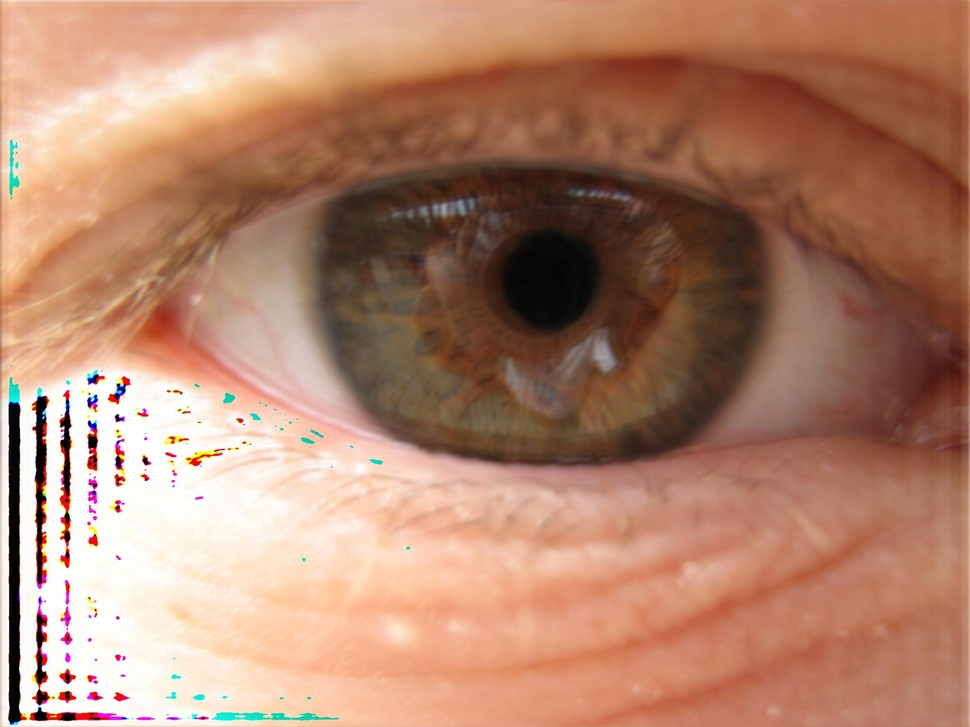
#> input picture images/fpm_artificial/upsampled.jpg, 970 x 727 px, shrunk from 4096 x 3072 before the run
$ python ft.py
#> lines starting #> are read from the running program, lines starting #| are printed output that depends on the picture
# This shall display the Fourier transform of an image. BUT IN COLOUR BITCHES
# FIRST al the declarations...
imageName = "images/fpm_artificial/upsampled.jpg"

import numpy, Image, pylab, matplotlib.cm as cm

# the circular_mask was copied from http://stackoverflow.com/questions/18352973/mask-a-circular-sector-in-a-numpy-array
def circular_mask(shape,centre,radius):
    """
    Return a boolean mask for a circular sector. The start/stop angles in
    `angle_range` should be given in clockwise order.
    """
    angle_range = [0,360]

    x,y = numpy.ogrid[:shape[0],:shape[1]]
    cx,cy = centre
    tmin,tmax = numpy.deg2rad(angle_range)

    # ensure stop angle > start angle
    if tmax < tmin:
            tmax += 2*numpy.pi

    # convert cartesian --> polar coordinates
    r2 = (x-cx)*(x-cx) + (y-cy)*(y-cy)
    theta = numpy.arctan2(x-cx,y-cy) - tmin

    # wrap angles between 0 and 2*pi
    theta %= (2*numpy.pi)

    # circular mask
    circmask = r2 <= radius*radius

    # angular mask
    anglemask = theta <= (tmax-tmin)

    return circmask*anglemask

# Now we begin the fun...
im = Image.open(imageName)	# full colour yo
#> im is the input picture: PIL image 970x727 RGB; mean R, G, B 178, 132.3, 109.4

# we display the source image first..
pylab.figure()
pylab.imshow(im)

image = numpy.array(im)		# convert to numpy array
final_image = numpy.zeros(image.shape)	# empty array for our final image

image_ft = numpy.zeros(image.shape)

## Hear ye hear ye, this is for splitting shit up into RGB components and then performing individual operations on them yo
# now we split the image into it's red, green and blue arrays
for i in range(0, image.shape[2]):				# for some reason if you put range(0,2) it screws the colours up. WHY
  channel = image[:,:,i]					# split out the channel
  f = numpy.fft.fftshift(numpy.fft.fft2(channel))		# find 2D FFT
  # print(image_ft.shape)
  # now you can perform some shit on the fourier transform ..
  # this section chops out a section and displays the modified file
  # first the center coordinates..
  cx = image.shape[0]/2
  cy = image.shape[1]/2
  radius = 100

  mask = circular_mask(image.shape, (cx - 100, cy), radius)
  # f[~mask] = 0						# chop out circular section
  # psd = numpy.abs(f)					# could be either, assuming the transforms are hte same for each chan

  # now we find the inverses and stitch them together
  final_image[:,:,i] = numpy.fft.ifft2(numpy.fft.fftshift(f))
#> this loop made 3 passes
#> pass 1, `channel = image[:,:,i]`:
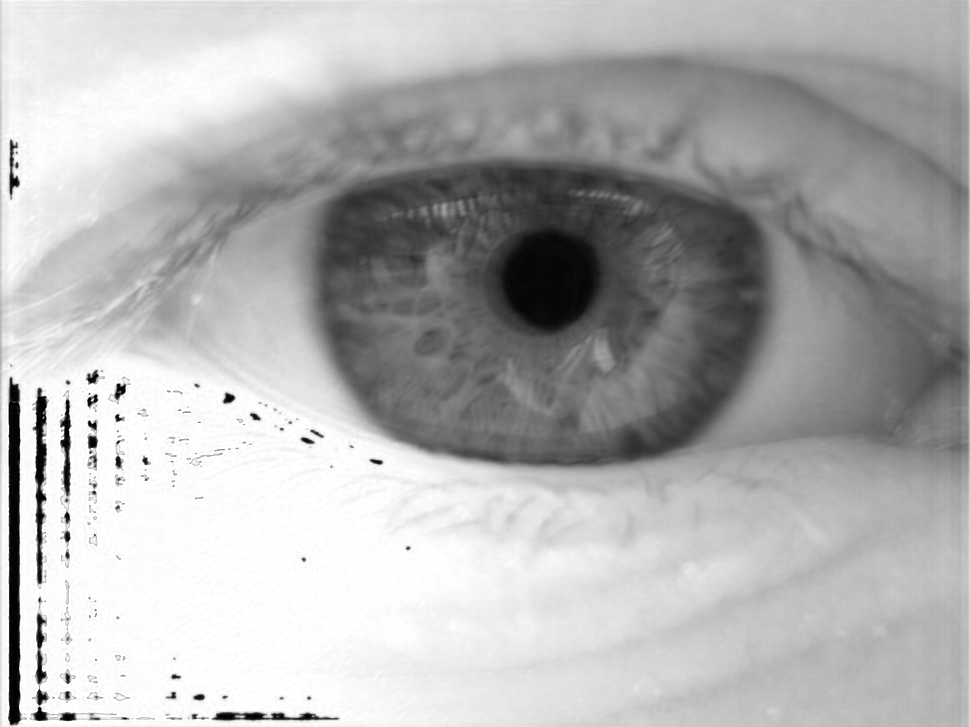
#> channel: shape (727, 970); min 0, max 255, mean 178
#> pass 2, `channel = image[:,:,i]`:
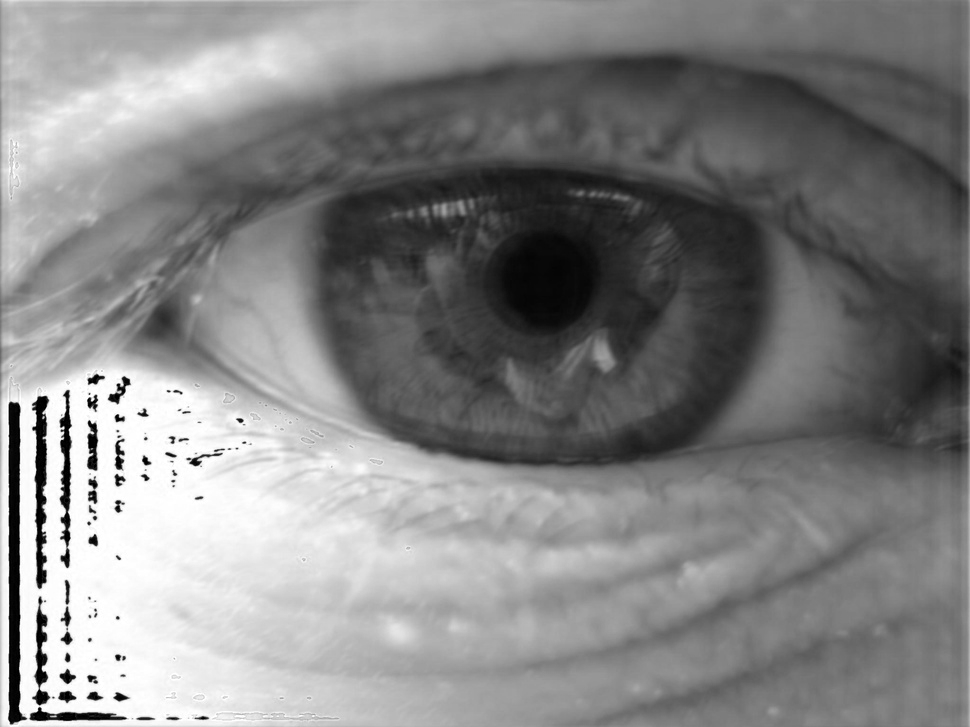
#> channel: shape (727, 970); min 0, max 255, mean 132.3
#> pass 3, `channel = image[:,:,i]`:
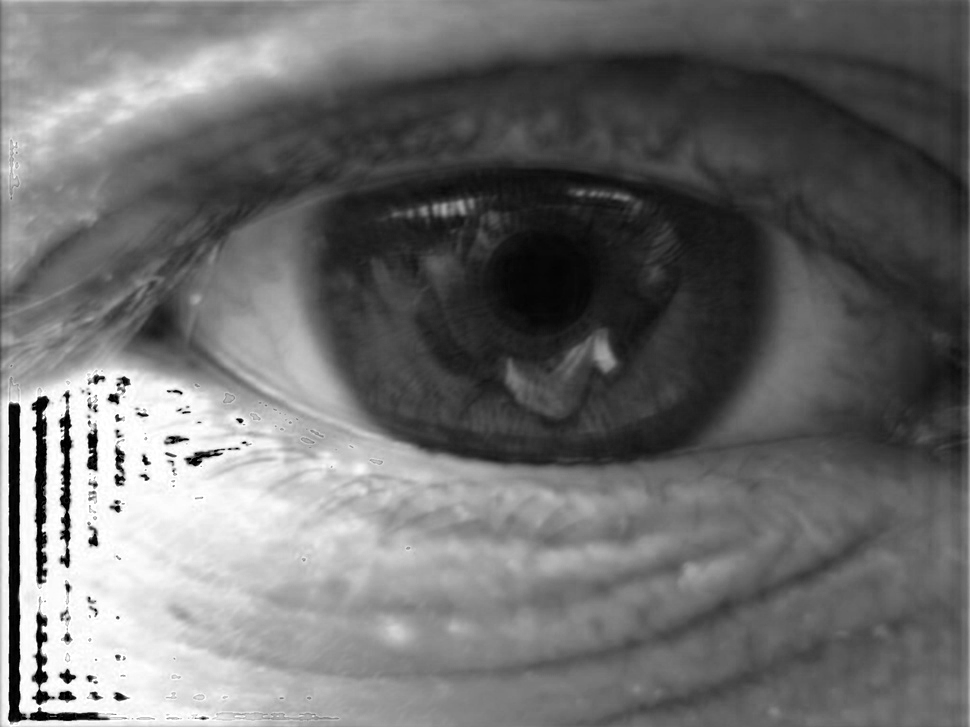
#> channel: shape (727, 970); min 0, max 255, mean 109.4
#> after the loop:
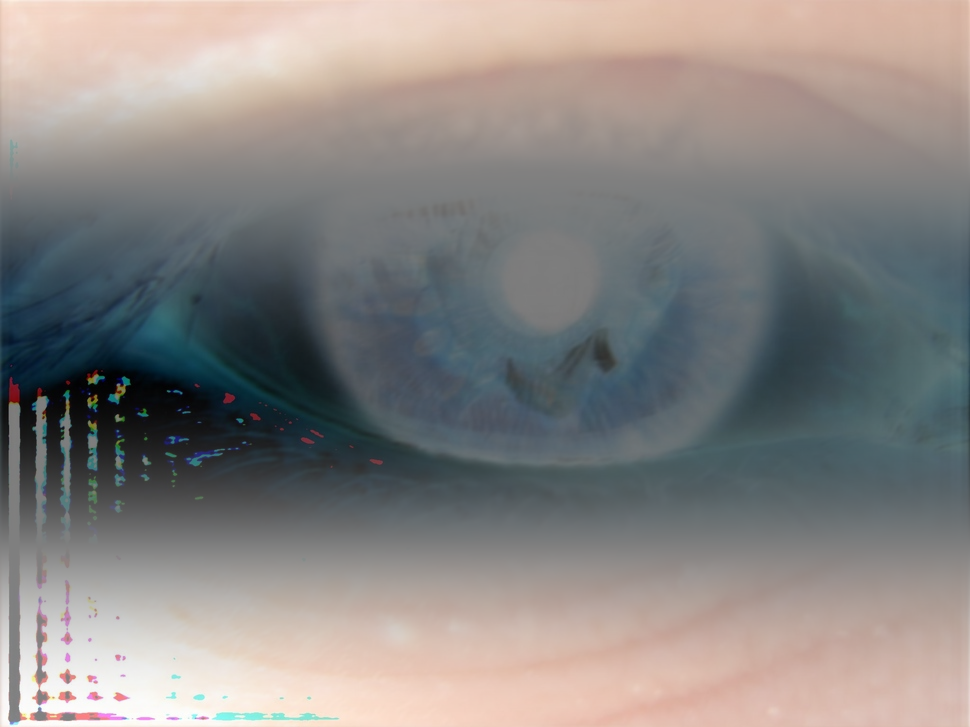
#> final_image: shape (727, 970, 3) float64; mean R, G, B 17.9, 11.7, 8.4; drawn with min black and max white

print(final_image.dtype)
#| float64

image_modi = Image.fromarray(final_image.astype(numpy.uint8))	# this is still giving complex values, why?
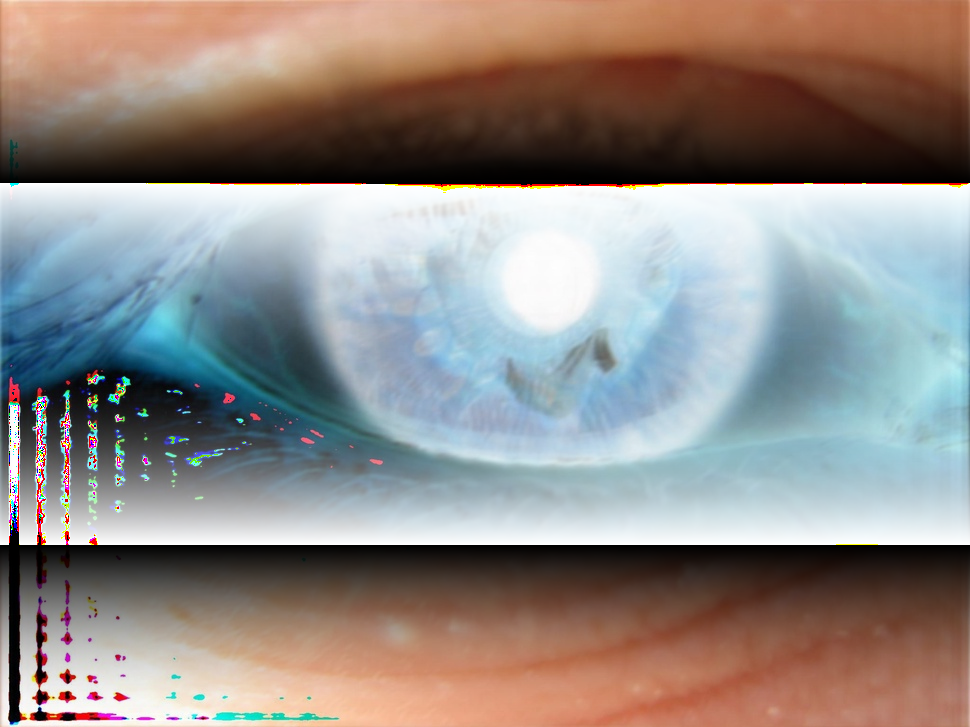
#> image_modi: PIL image 970x727 RGB; mean R, G, B 145, 138.2, 134.6

pylab.figure()
pylab.imshow(image_modi)		# display in colour space

'''
pylab.figure()
pylab.imshow(numpy.log10(psd+1))
'''
pylab.show()
